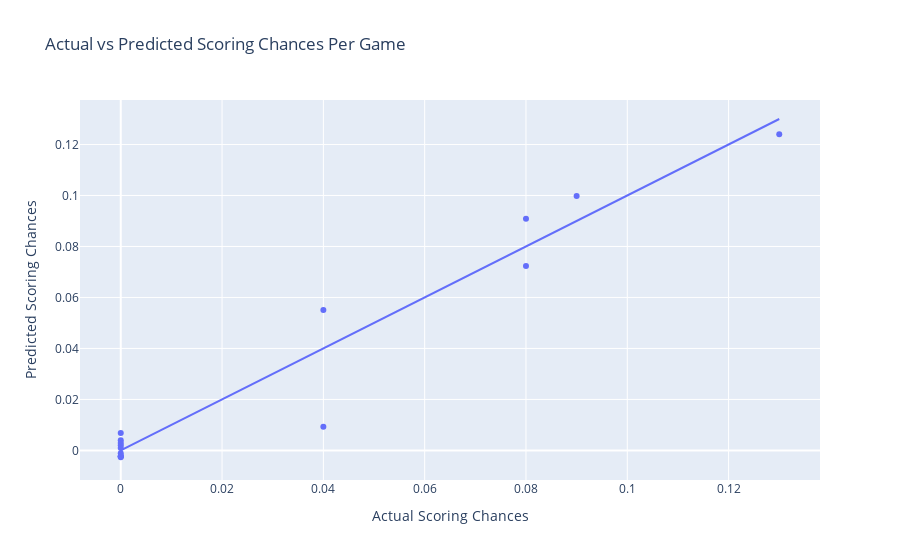

Notebook cell for this chart:
### Code cell
# Create a DataFrame for actual vs predicted values
predictions_df = pd.DataFrame({'Actual': y_test, 'Predicted': y_pred})

# Plotting actual vs predicted values using Plotly
fig = px.scatter(
    predictions_df,
    x='Actual',
    y='Predicted',
    title='Actual vs Predicted Scoring Chances Per Game',
    labels={'Actual': 'Actual Scoring Chances', 'Predicted': 'Predicted Scoring Chances'}
)

# Add a diagonal line representing perfect predictions
fig.add_trace(
    px.line(
        x=[predictions_df['Actual'].min(), predictions_df['Actual'].max()],
        y=[predictions_df['Actual'].min(), predictions_df['Actual'].max()]
    ).data[0]
)

fig.show()

### Figure 1 — Plotly figure (JSON) as saved in the notebook; plotly's stock layout.template omitted (floating-point values rounded to 4 significant figures)
{"data": [{"hovertemplate": "Actual Scoring Chances=%{x}<br>Predicted Scoring Chances=%{y}<extra></extra>", "legendgroup": "", "marker": {"color": "#636efa", "symbol": "circle"}, "mode": "markers", "name": "", "orientation": "v", "showlegend": false, "type": "scatter", "x": [0.0, 0.04, 0.08, 0.0, 0.0, 0.0, 0.0, 0.0, 0.13, 0.0, 0.0, 0.0, 0.09, 0.0, 0.08, 0.04], "xaxis": "x", "y": [-0.002676, 0.05511, 0.07233, -0.002285, 0.004031, -0.002322, 0.001997, 0.006878, 0.124, 0.0009349, 0.002896, -0.002285, 0.09975, -0.001064, 0.09084, 0.009301], "yaxis": "y"}, {"hovertemplate": "x=%{x}<br>y=%{y}<extra></extra>", "legendgroup": "", "line": {"color": "#636efa", "dash": "solid"}, "marker": {"symbol": "circle"}, "mode": "lines", "name": "", "orientation": "v", "showlegend": false, "type": "scatter", "x": [0.0, 0.13], "xaxis": "x", "y": [0.0, 0.13], "yaxis": "y"}], "layout": {"legend": {"tracegroupgap": 0}, "title": {"text": "Actual vs Predicted Scoring Chances Per Game"}, "xaxis": {"anchor": "y", "domain": [0, 1], "title": {"text": "Actual Scoring Chances"}}, "yaxis": {"anchor": "x", "domain": [0, 1], "title": {"text": "Predicted Scoring Chances"}}}}
